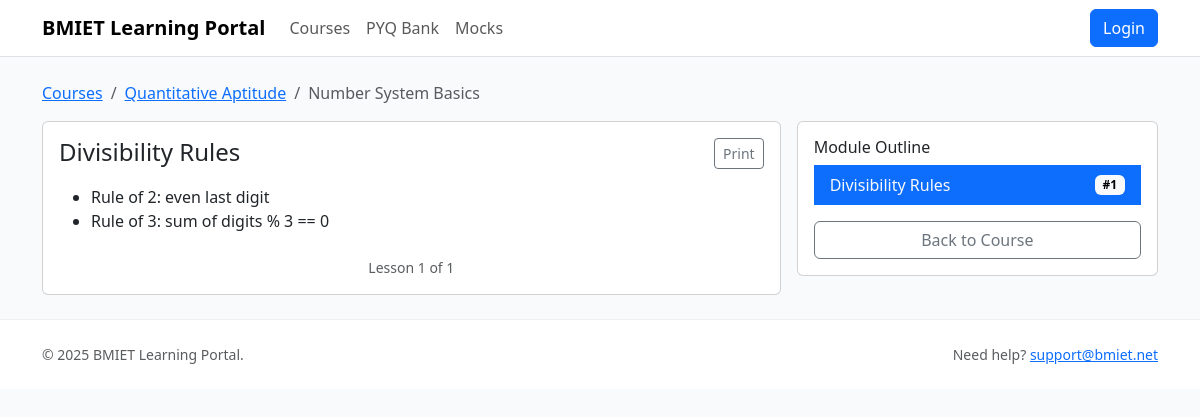
/lessons/view.php?id=1, run on the app's committed database.
### tables this page shows
CREATE TABLE lessons (
  id INT PRIMARY KEY AUTO_INCREMENT,
  module_id INT NOT NULL,
  title VARCHAR(200) NOT NULL,
  content MEDIUMTEXT,
  sort_order INT DEFAULT 0,
  FOREIGN KEY (module_id) REFERENCES modules(id) ON DELETE CASCADE
);

CREATE TABLE courses (
  id INT PRIMARY KEY AUTO_INCREMENT,
  title VARCHAR(200) NOT NULL,
  short_desc VARCHAR(300),
  description MEDIUMTEXT,
  is_published TINYINT(1) DEFAULT 0,
  created_by INT,
  created_at TIMESTAMP DEFAULT CURRENT_TIMESTAMP,
  FOREIGN KEY (created_by) REFERENCES users(id)
);

CREATE TABLE modules (
  id INT PRIMARY KEY AUTO_INCREMENT,
  course_id INT NOT NULL,
  title VARCHAR(200) NOT NULL,
  sort_order INT DEFAULT 0,
  FOREIGN KEY (course_id) REFERENCES courses(id) ON DELETE CASCADE
);

### includes/config.php (called while the page is built, shortened)
<?php
$base_path = '/softskills';
function url($path = '') {
  global $base_path;
  $path = ltrim($path, '/');
  if ($base_path) {
    return rtrim($base_path, '/') . '/' . $path;
  }
  return '/' . $path;
}

### lessons/view.php (the view, shortened to what this page needs)
<?php
require_once '../includes/db.php';
$id = (int)($_GET['id'] ?? 0);
$st = $pdo->prepare("SELECT l.*, m.id AS module_id, m.title AS module_title, m.course_id, c.title AS course_title
                     FROM lessons l JOIN modules m ON m.id=l.module_id JOIN courses c ON c.id=m.course_id WHERE l.id=?");
$st->execute([$id]);
$l = $st->fetch();
$ls = $pdo->prepare('SELECT id, title, sort_order FROM lessons WHERE module_id=? ORDER BY sort_order, id');
$ls->execute([$l['module_id']]);
$outline = $ls->fetchAll();
$idx = 0; $prevId = null; $nextId = null;
foreach ($outline as $i=>$row){ if ((int)$row['id']===(int)$l['id']) { $idx=$i; $prevId=$outline[$i-1]['id']??null; $nextId=$outline[$i+1]['id']??null; break; } }
function embed_youtube_auto($html){
  $pattern='~(?:https?://)?(?:www\.)?(?:youtube\.com/(?:watch\?v=|shorts/|embed/)|youtu\.be/)([A-Za-z0-9_\-]{11})~i';
  return preg_replace_callback($pattern,function($m){
    $id=$m[1]; $src="https://www.youtube-nocookie.com/embed/$id";
    return '<div class="ratio ratio-16x9 my-3"><iframe src="'.$src.'" title="YouTube video" loading="lazy" allow="accelerometer; autoplay; clipboard-write; encrypted-media; gyroscope; picture-in-picture; web-share" allowfullscreen></iframe></div>';
  },$html);
}
include '../includes/header.php';
?>
<nav aria-label="breadcrumb">
  <ol class="breadcrumb">
    <li class="breadcrumb-item"><a href="<?= url('courses/') ?>">Courses</a></li>
    <li class="breadcrumb-item"><a href="<?= url('courses/view.php') ?>?id=<?= (int)$l['course_id'] ?>"><?= htmlspecialchars($l['course_title']) ?></a></li>
    <li class="breadcrumb-item active" aria-current="page"><?= htmlspecialchars($l['module_title']) ?></li>
  </ol>
</nav>
<div class="row g-3">
  <div class="col-lg-8">
    <div class="card"><div class="card-body">
      <div class="d-flex justify-content-between align-items-start">
        <h4 class="mb-0"><?= htmlspecialchars($l['title']) ?></h4>
        <button type="button" class="btn btn-sm btn-outline-secondary" onclick="window.print()">Print</button>
      </div>
      <div class="mt-3"><?= embed_youtube_auto($l['content']) ?></div>
      <div class="d-flex justify-content-between align-items-center mt-4">
        <small class="text-muted">Lesson <?= $idx+1 ?> of <?= count($outline) ?></small>
      </div>
    </div></div>
  </div>
  <div class="col-lg-4">
    <div class="card"><div class="card-body">
      <h6 class="card-title mb-2">Module Outline</h6>
      <ul class="list-group list-group-flush">
        <?php foreach ($outline as $r): ?>
          <li class="list-group-item d-flex justify-content-between align-items-center <?= (int)$r['id']===(int)$l['id'] ? 'active' : '' ?>">
            <a class="<?= (int)$r['id']===(int)$l['id'] ? 'link-light text-decoration-none' : '' ?>" href="<?= url('lessons/view.php') ?>?id=<?= (int)$r['id'] ?>"><?= htmlspecialchars($r['title']) ?></a>
            <span class="badge text-bg-light">#<?= (int)$r['sort_order'] ?></span>
          </li>
        <?php endforeach; ?>
      </ul>
      <div class="mt-3"><a class="btn btn-outline-secondary w-100" href="<?= url('courses/view.php') ?>?id=<?= (int)$l['course_id'] ?>">Back to Course</a></div>
    </div></div>
  </div>
</div>
<?php include '../includes/footer.php'; ?>

### assets/css/custom.css (style rules this page uses)
:root { --brand: #0d6efd; --brand-2: #6f42c1; }
body { background: #f8fafc; }

### data on the page
lessons: courses.title "Quantitative Aptitude", module.title "Number System Basics", title "Divisibility Rules", content "Rule of 2: even last digit Rule of 3: sum of digits % 3 == 0", sort_order "1"

### other printed values
$portal_name "BMIET Learning Portal"
$idx+1 "1"
count($outline) "1"
$contact_email "support@bmiet.net"
